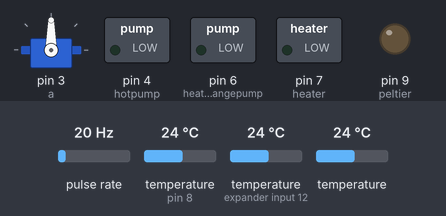
Bench run of a sketch on a simulated Arduino Uno, built for the host (arithmetic inside an expression is 32-bit, double 64-bit). Parts: servo, switched loads named in the sketch (green lamp = pin HIGH), output pins drawn as LEDs (lit = HIGH). Wiring (inferred from the names in the program): pulse sensor: data pin 2. Inputs (shaded band) come from the test bench; at power-on: pulse rate 20 Hz, temperature (sensors on pin 8, expander input 12) 24 °C, temperature 24 °C. An integer division by zero does not stop the program and gives all ones (-1); pins used as bus, display or sensor lines are not drawn; what the sketch prints to the serial monitor is not drawn.

Above: at 1.2 s.
1.3 s: pulse rate (sensor on pin 2) set to 4 Hz
5.2 s: pulse rate (sensor on pin 2) set to 100 Hz
At 6.4 s:
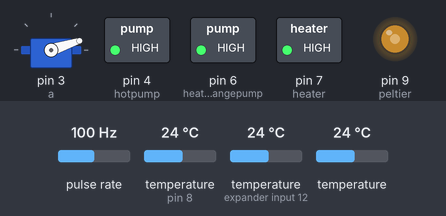
10.7 s: temperature (sensor on pin 8) set to 12 °C
At 12.1 s:
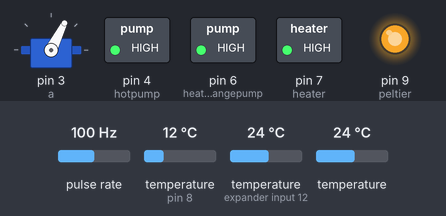
14.4 s: temperature (sensor on pin 8) set to 19 °C
At 18.8 s:
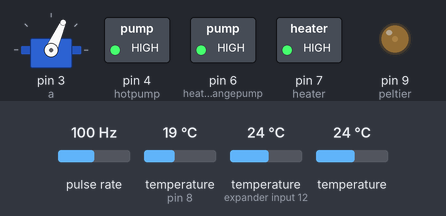
19.9 s: pulse rate (sensor on pin 2) set to 50 Hz
At 22.7 s:
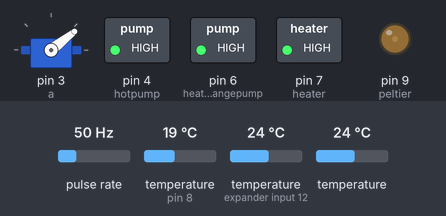
23.6 s: temperature (sensor on pin 8) set to 27.9 °C
At 24.6 s:
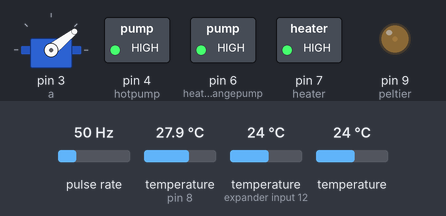
27.3 s: temperature (sensor on pin 8) set to 28.7 °C
At 28.4 s:
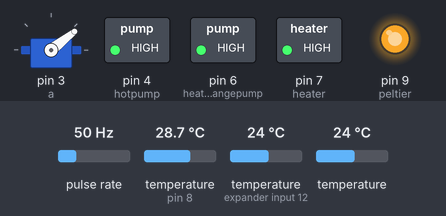
Timing chart, 0 to 30.2 s (numbered marks = the images above; inputs shaded):
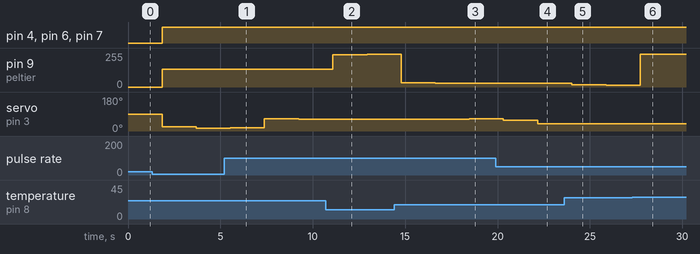

The sketch:

Heat_exchanger.ino
```cpp
#include <OneWire.h>
#include <Servo.h>
#include <DallasTemperature.h>
#define ONE_WIRE_BUS 8

Servo a;
OneWire oneWire(ONE_WIRE_BUS);

// DEKLARASI TEMPERATURE SENSOR
DallasTemperature sensors(&oneWire);
DeviceAddress sensor1 = { 0x28, 0x90, 0x98, 0x07, 0xD6, 0x01, 0x3C, 0xB1 };
DeviceAddress sensor2 = { 0x28, 0x1E, 0x80, 0x07, 0xD6, 0x01, 0x3C, 0x0A };
DeviceAddress sensor3 = { 0x28, 0x04, 0x3A, 0x07, 0xD6, 0x01, 0x3C, 0x6C };
// DEKLARASI TEMPERATURE SENSOR

// DEKLARASI FLOW
float flowRate = 0.0;
float calibrationFactor = 7.5;
volatile byte pulseCount =0;
unsigned int flowMilliLitres =0;
unsigned long totalMilliLitres = 0;
unsigned long oldTime = 0;
// DEKLARASI FLOW

//tipe data Output
int degree = 0; //OUT variable servo
const int peltier = 9; //OUT varable peltier pendingin
int sensorInterrupt = 0;  // interrupt 0
int sensorPin       = 2;  // Digital Pin 2 flow sensor
//tipe data Output

/*_____CASCADE_____*/

int cascadetime = 0;

/*PID FLOW*/
int flow_read = 0.0;
int F_PID_error = 0;
int F_previous_error = 0;
int F_elapsedTime, F_Time, F_timePrev;
int F_PID_value = 0;

int F_PID_p = 0;    int F_PID_i = 0;    int F_PID_d = 0;

int SP_flow = 20;
int F_degree = 0;
int F_SP_Kp = 450;
int F_SP_Ki = F_SP_Kp/100;
int F_SP_Kd = 1000;
int degreemapVariable;
/*PID FLOW*/

/*PID TEMP*/
float temp_read = 0.0;
float T_PID_error = 0;
float T_previous_error = 0;
float T_elapsedTime, T_Time, T_timePrev;
float T_PID_value = 0;

int T_PID_p = 0;    int T_PID_i = 0;    int T_PID_d = 0;

float SP_temp = 20;
int T_degree = 0;
int T_SP_Kp = 60;
int T_SP_Ki = 30;
int T_SP_Kd = 20;
/*PID TEMP*/

/*_____CASCADE_____*/

//ON-OFF
int set_temp_H = 80;
const int hotpump  = 4;
const int coldpump = 5;
const int heatexchangepump = 6;
const int heater = 7;
//ON-OFF
void setup()
{

  Serial.begin(9600);
  sensors.begin();
  a.attach(3); // OUTPUT PID SERVO VALVE
  //pinMode(3,OUTPUT);
  pinMode(hotpump,OUTPUT);
  pinMode(coldpump,OUTPUT);
  pinMode(heatexchangepump,OUTPUT);
  pinMode(heater,OUTPUT);
  pinMode(peltier , OUTPUT);
//  digitalWrite(peltier, HIGH);
  pinMode(sensorPin, INPUT);
  digitalWrite(sensorPin, HIGH);

  attachInterrupt(sensorInterrupt, pulseCounter, FALLING);
}

void loop()
{
  dataTemp();
    if((millis() - oldTime) >= 1000)
  {
    detachInterrupt(sensorInterrupt);
    flowRate = ((1000.0 / (millis() - oldTime)) * pulseCount) / calibrationFactor;
    oldTime = millis();
    flowMilliLitres = (flowRate / 60) * 1000;
    totalMilliLitres += flowMilliLitres;

    temp_read =  sensors.getTempC(sensor1);
    Serial.print("TEMP = ");
    Serial.println(temp_read);

    // flow rate liter / menit
    Serial.print("Flow rate: ");
    Serial.print(flowRate, DEC);  // Print the integer part of the variable
    Serial.print("");
    Serial.print(" mL/Minute");
    Serial.print("\t");

    // flowmili liter / second
    Serial.print("Flow mili: ");
    Serial.print(flowMilliLitres, DEC);  // Print the integer part of the variable
    Serial.print("");
    Serial.print(" mL/Second");
    Serial.print("\t");

    // akumulasi total mili
    Serial.print("TOTAL VOLUME: ");
    Serial.print(totalMilliLitres,DEC);
    Serial.println(" mL");
    Serial.print("\t");

    // Reset the pulse counter so we can start incrementing again
    pulseCount = 0;
    //totalMilliLitres =0;
    attachInterrupt(sensorInterrupt, pulseCounter, FALLING);
  }

//____________________________CASCADE control____________________________________//

  //PID FLOW
  F_PID_error = SP_flow - flowRate;
  F_PID_p = 0.01*F_SP_Kp * F_PID_error;
  F_PID_i = 0.01*F_PID_i + (F_SP_Ki * F_PID_error);
  F_Time = millis();
  if((F_Time- F_timePrev) >= 1000){
  F_timePrev = F_Time;
  F_elapsedTime = (F_Time - F_timePrev) / 1000;
  F_PID_d = 0.01*F_SP_Kd*((F_PID_error - F_previous_error)/F_elapsedTime);}
  F_PID_value = F_PID_p ;//+ F_PID_i + F_PID_d;

  int b = map(F_PID_value,0,100,0,90);
  a.write(90-b);
  //PID FLOW

  //PID TEMP
  temp_read =  sensors.getTempC(sensor1);
  T_PID_error = SP_temp - temp_read;
  T_PID_p = 0.01*T_SP_Kp * T_PID_error;
  T_PID_i = 0.01*T_PID_i + (T_SP_Ki * T_PID_error);
  T_timePrev = T_Time;
  T_Time = millis();
  T_elapsedTime = (T_Time - T_timePrev) / 1000;
  T_PID_d = 0.01*T_SP_Kd*((T_PID_error - T_previous_error)/T_elapsedTime);
  T_PID_value = T_PID_p + T_PID_i + T_PID_d;

  //TEMP SET POINT
  if(T_PID_value > 255){
    T_PID_value == 255;
  }
  if(T_PID_value < 0){
    T_PID_value == 0;
  }
  analogWrite(peltier,T_PID_value);
  //TEMP SET POINT

  //PID TEMP

//____________________________CASCADE control____________________________________//

  //ON-OFF CONTROL//
  digitalWrite(hotpump, HIGH);

  //HOT water control
  if(temp_read < set_temp_H) {
  digitalWrite(heater,HIGH);
  } else { digitalWrite(heater,LOW); }

  //Cold water control
  digitalWrite(heatexchangepump, HIGH);
  digitalWrite(coldpump, HIGH);

  //ON-OFF CONTROL//
}

void pulseCounter()
{
  pulseCount++;
}

void printTemperature(DeviceAddress deviceAddress)
{
  float tempC = sensors.getTempC(deviceAddress);
  Serial.print(tempC);
  Serial.print((char)176);
  Serial.print("C  |  ");
  Serial.print(DallasTemperature::toFahrenheit(tempC));
  Serial.print((char)176);
  Serial.println("F");
}

void dataTemp()
{
  sensors.requestTemperatures();

  Serial.print("Sensor 1: ");
  printTemperature(sensor1);

  Serial.print("Sensor 2: ");
  printTemperature(sensor2);

  Serial.print("Sensor 3: ");
  printTemperature(sensor3);

  Serial.println();
  delay(1000);
}
```

Measured:
- the behaviour switches between 28.3 and 28.4 °C on temperature (sensor on pin 8) (found by bisection; images 5 and 6)
- after the input at 5.2 s, servo on pin 3 (a): 14° → 18° after 0.34 s, → 66° 1.8 s later, → 63° 1.8 s later
- after the input at 10.7 s, pin 9 (peltier): 133/255 → 242/255 after 0.39 s, → 246/255 1.8 s later
- after the input at 14.4 s, pin 9 (peltier): 246/255 → 32/255 after 0.39 s, → 30/255 1.8 s later
- after the input at 19.9 s, servo on pin 3 (a): 66° → 58° after 0.42 s, → 38° 1.8 s later
- after the input at 23.6 s, pin 9 (peltier): 30/255 → 17/255 after 0.43 s, → 14/255 1.8 s later
- after the input at 27.3 s, pin 9 (peltier): 14/255 → 244/255 after 0.42 s
